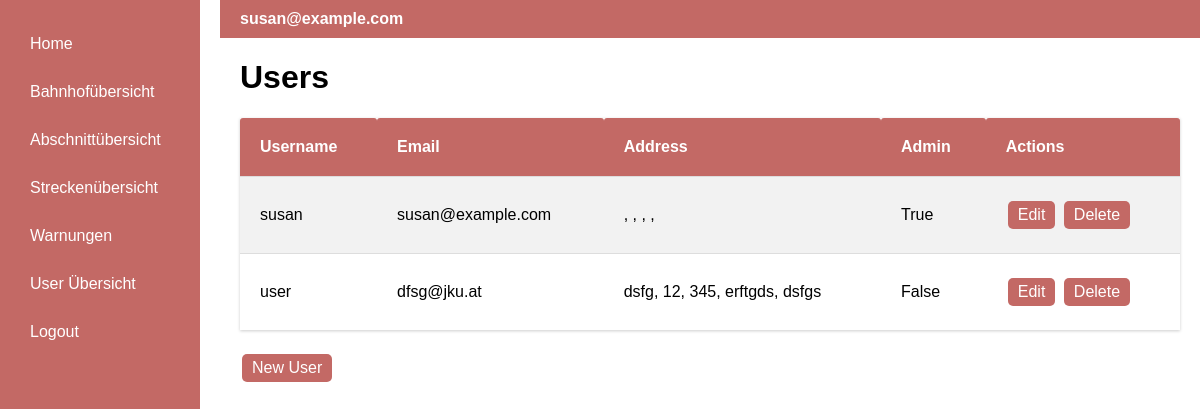
The page /user (signed in) on the database as committed earlier.
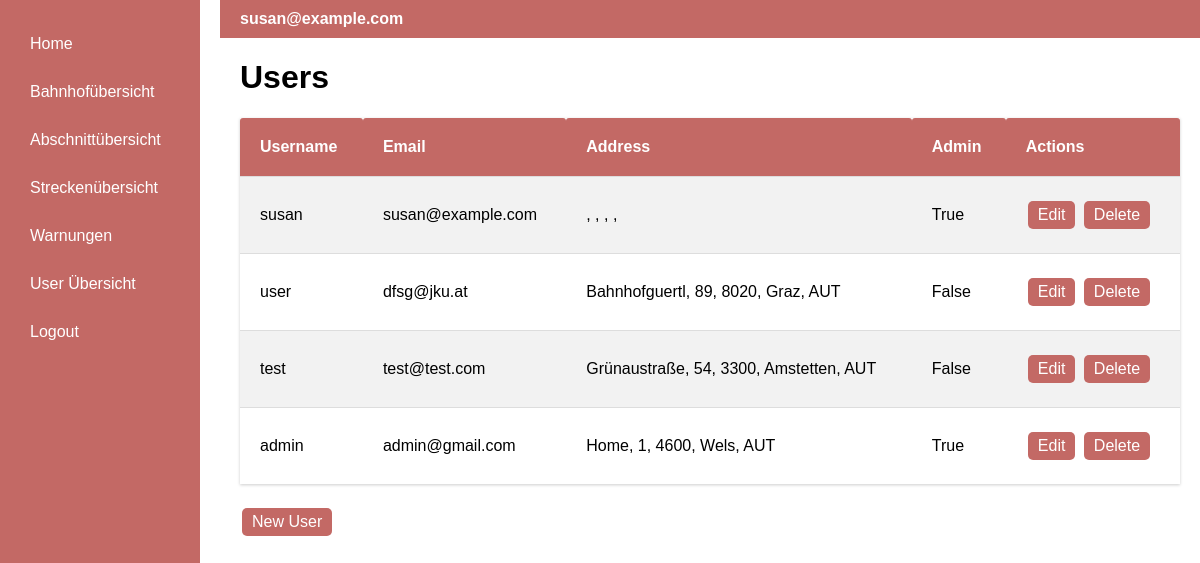
The same page on the database as committed later.
### app/models.py (models this page shows, shortened)
class User(UserMixin, db.Model):
    id: so.Mapped[int] = so.mapped_column(primary_key=True)
    username: so.Mapped[str] = so.mapped_column(sa.String(64), index=True,
                                                unique=True)
    email: so.Mapped[str] = so.mapped_column(sa.String(120), index=True,
                                             unique=True)
    password_hash: so.Mapped[Optional[str]] = so.mapped_column(sa.String(256))
    isAdmin = db.Column(db.Boolean, default=False)
    address_id = db.Column(db.Integer, db.ForeignKey('address.id', name='fk_user_address_id'))
    address = db.relationship('Address', backref='user', uselist=False)

class Address(db.Model):
    id = db.Column(db.Integer, primary_key=True, autoincrement=True)
    street = db.Column(db.String(140))
    no = db.Column(db.Integer)
    zipcode = db.Column(db.Integer)
    city = db.Column(db.String(140))
    country = db.Column(db.String(140))

### app/routes.py (the view)
@app.route('/user')
@login_required
def user():
    users = User.query.all()
    return render_template('user.html', title='User', users=users)

### app/models.py (called while the page is built)
@login.user_loader
def load_user(id):
    return db.session.get(User, int(id))

### app/templates/user.html
{% extends "base.html" %}
{% block content %}
    <h1>Users</h1>
    <table class="table-station">
        <tr>
            <th>Username</th>
            <th>Email</th>
            <th>Address</th>
            <th>Admin</th>
            <th>Actions</th>
        </tr>
        {% for user in users %}
            <tr>
                <td>{{ user.username }}</td>
                <td>{{ user.email }}</td>
                <td>{{ user.address.street }}, {{ user.address.no }}, {{ user.address.zipcode }}, {{ user.address.city }}, {{ user.address.country }}</td>
                <td>{{ user.isAdmin }}</td>
                <td>
                    <a class="edit-button" href="{{ url_for('userEdit', user_id=user.id) }}">Edit</a>
                    <a class="edit-button" href="{{ url_for('userDelete', user_id=user.id) }}">Delete</a>
                </td>
            </tr>
        {% endfor %}
    </table>
    <a class="edit-button" href="{{ url_for('userNew') }}">New User</a>
{% endblock %}

### app/templates/base.html (shortened to what this page needs)
<!DOCTYPE html>
<html lang="en">
<head>
</head>
<body>
<div class="container">
    <div class="sidebar">
        <a href="{{ url_for('index') }}">Home</a>
        {% if current_user.is_anonymous %}
            <a href="{{ url_for('login') }}">Login</a>
        {% else %}
            <a href="{{ url_for('trainstation') }}">Bahnhofübersicht</a>
            <a href="{{ url_for('segments') }}">Abschnittübersicht</a>
            <a href="{{ url_for('routes_overview') }}">Streckenübersicht</a>
            <a href="{{ url_for('warnings') }}">Warnungen</a>
            {% if current_user.is_authenticated and current_user.isAdmin %}
                <a href="{{ url_for('user') }}">User Übersicht</a>
            {% endif %}
            <a href="{{ url_for('logout') }}">Logout</a>
        {% endif %}
    </div>
    <div class="content">
        <div class="topbar">
            <span class="email">{{ current_user.email if not current_user.is_anonymous else 'Guest' }}</span>
        </div>
        {% block content %}{% endblock %}
    </div>
</div>
</body>
</html>

Rows that differ between the two databases and show on the page:
changed through a linked row, User "user": address.street "dsfg" → "Bahnhofguertl"; address.no "12" → "89"; address.zipcode "345" → "8020"; address.city "erftgds" → "Graz"; address.country "dsfgs" → "AUT"
added User: username "test", email "test@test.com", address.street "Grünaustraße", address.no "54", address.zipcode "3300", address.city "Amstetten", address.country "AUT", isAdmin "False"
added User: username "admin", email "admin@gmail.com", address.street "Home", address.no "1", address.zipcode "4600", address.city "Wels", address.country "AUT", isAdmin "True"
